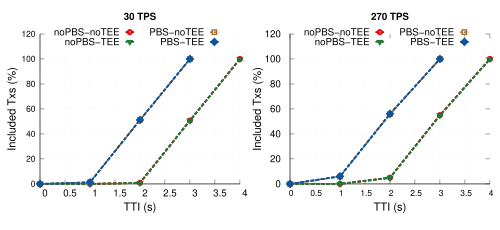

Generate this figure with gnuplot:
# 
# Author: Peterson Yuhala
#

set term postscript size 5in,2.3in linewidth 1 color eps enhanced 22
set encoding utf8


set output "cumulative_tti.eps"
set datafile separator comma

load "styles.inc"
load "common.gnuplot" 
load "linetypes.gnuplot"

## Multiplot settings

## mp_startx # Left edge of col 0 plot area
## mp_starty          # Top of row 0 plot area
## mp_width            # Total width of plot area
## mp_height         # Total height of plot area
## mp_rowgap         # Gap between plot rows
## mp_colgap          # Gap between plot columns
     

mp_startx=0.08
mp_starty=0.15

mp_height=0.65
mp_rowgap=0.19
mp_colgap=0.1
mp_width=0.9

eval mpSetup(2, 1)


font_size = 14
label_size = 18



set ytics nomirror
set grid y
set ytics font ",12"


eval mpNext
# --- GRAPH a (top left)


set title "30 TPS" font "Helvetica-bold,14" #offset 0,-0.2

set ylabel "Included Txs (%)" font ",16"  offset 3.5,0
set xlabel "TTI (s)" font ",16"
set xtics font ",14"


#set xtics("1-2s" 0, "2-3s" 1, "3-4s" 2, "4-5s" 3, "5+s" 4) font ",14"
#set ytics("10k" 10000, "20k" 20000, "30k" 30000, "40k" 40000, "50k" 50000) font ",14"

#set xtics rotate by 60

set style fill solid border -1
set boxwidth 0.15
set xtics offset 0.4,0.4,0
set ytics offset 0.5,0,0
set xlabel offset 0,1,0

dx=0.08
#set offset 25, -0.5, 0, 0 #left,right,top,bottom

#set xrange[0:400]
set yrange [0:120]

#set key samplen 1 font ",14" at graph 0.5,0.95
#set key maxrows 1 samplen 0.5 width -2 invert center at graph 1.1,1.125 font ",12"
#set key samplen 1 font ",14" at graph 0.5,0.95

set key samplen 0.75 maxrows 2 at graph 0.5, 0.98 center font ",14"

plot 'data/no_pbs_no_tee/no-pbs_no-tee_30_tx_cumu_tti.csv' u 1:2 every 1  w l ls 2006 notitle, \
     '' u 1:2 every 1 t "noPBS-noTEE" w lp ls 2006, \
     'data/no_pbs_tee/no-pbs_tee_30_tx_cumu_tti.csv' u 1:2 every 1  w l ls 2007 notitle, \
     '' u 1:2 every 1 t "noPBS-TEE" w lp ls 2007, \
     'data/pbs_no_tee/pbs_rbuilder_no-tee_30_tx_cumu_tti.csv' u 1:2 every 1 w l ls 22004 notitle, \
     '' u 1:2 every 1 t "PBS-noTEE" w lp ls 22004, \
     'data/pbs_tee/pbs_rbuilder_tee_30_tx_cumu_tti.csv' u 1:2 every 1 w l ls 22001 notitle, \
     '' u 1:2 every 1 t "PBS-TEE" w lp ls 22001
    


unset ytics

unset xtics

eval mpNext
# --- GRAPH b (top right)
#set xrange[0:400]

set ytics  font ",14"
set yrange [0:120]


set title "270 TPS" font "Helvetica-bold,14" #offset 0,-0.2

set ylabel "Included Txs (%)" font ",16"  offset 3,0
set xlabel "TTI (s)" font ",16" 
set xtics offset 0,0.4,0 font ",12"


#set key samplen 1 maxrows 1 center top outside at graph 0.5, 1.0 font ",14"

plot 'data/no_pbs_no_tee/no-pbs_no-tee_270_tx_cumu_tti.csv' u 1:2 every 1  w l ls 2006 notitle, \
     '' u 1:2 every 1 t "noPBS-noTEE" w lp ls 2006, \
     'data/no_pbs_tee/no-pbs_tee_270_tx_cumu_tti.csv' u 1:2 every 1  w l ls 2007 notitle, \
     '' u 1:2 every 1 t "noPBS-TEE" w lp ls 2007, \
     'data/pbs_no_tee/pbs_rbuilder_no-tee_270_tx_cumu_tti.csv' u 1:2 every 1 w l ls 22004 notitle, \
     '' u 1:2 every 1 t "PBS-noTEE" w lp ls 22004, \
     'data/pbs_tee/pbs_rbuilder_tee_270_tx_cumu_tti.csv' u 1:2 every 1 w l ls 22001 notitle, \
     '' u 1:2 every 1 t "PBS-TEE" w lp ls 22001
     
     
     
## Gas plots removed
     
!epstopdf "cumulative_tti.eps"
!rm "cumulative_tti.eps"
quit
